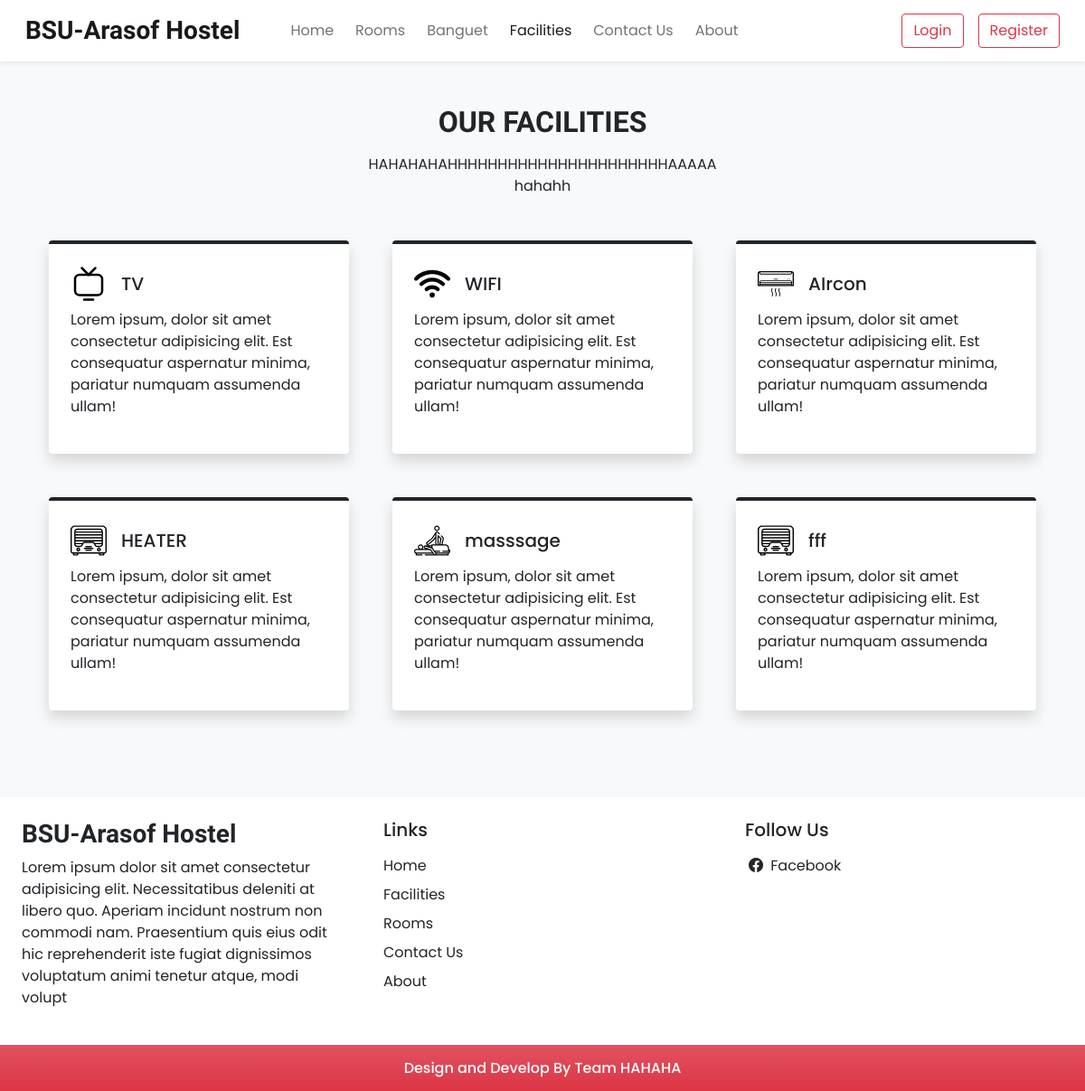
/facilities.php, run on an earlier commit of the app's database.
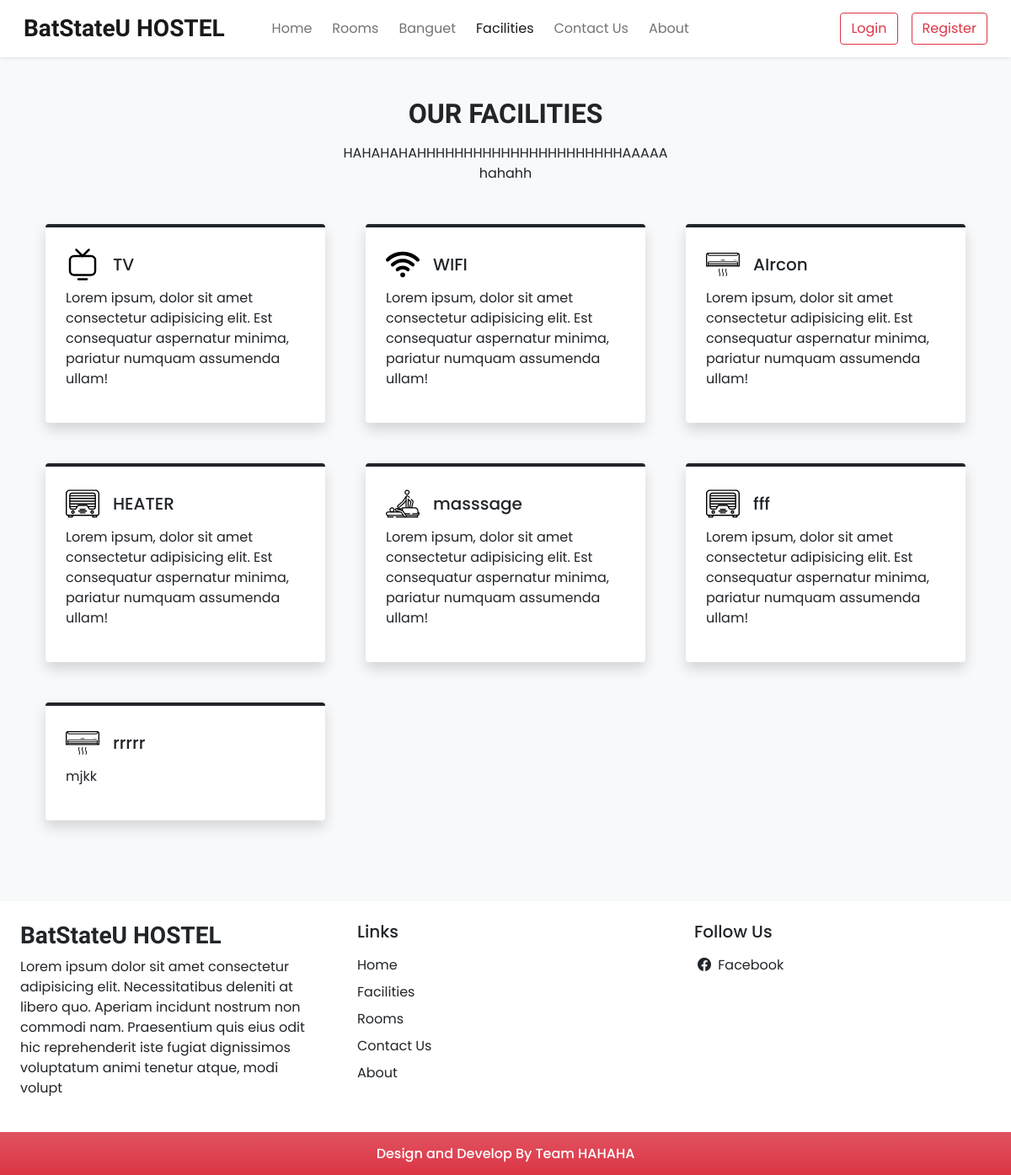
And on a later commit of the database.
### tables this page shows
CREATE TABLE `settings` (
  `sr_no` int(11) NOT NULL,
  `site_title` varchar(50) NOT NULL,
  `site_about` varchar(250) NOT NULL,
  `shutdown` tinyint(1) NOT NULL
);

CREATE TABLE `facilities` (
  `id` int(11) NOT NULL,
  `icon` varchar(100) NOT NULL,
  `name` varchar(50) NOT NULL,
  `description` varchar(250) NOT NULL
);

### admin/inc/db_config.php (called while the page is built, shortened)
<?php
    function selectAll($table)
    {
     $con = $GLOBALS['con'];
     $res = mysqli_query($con,"SELECT * FROM $table");
     return $res;
    }
     function select($sql,$values,$datatypes)
     {
       $con = $GLOBALS['con'];
       if ($stmt = mysqli_prepare($con,$sql)){
         mysqli_stmt_bind_param($stmt,$datatypes,...$values);
        if (mysqli_stmt_execute($stmt)){
            $res = mysqli_stmt_get_result($stmt);
            return $res;
        }
        else{
                    mysqli_stmt_close($stmt);
            die("Query not be executed - Select");
        }
       }
       else{
        die("Query not be prepared - Select");
       }
     }
?>

### facilities.php (the view, shortened to what the changed rows need)
<!DOCTYPE html>
<html lang="en">
<head>
 <?php require('inc/link.php');?>
</head>
<body class="bg-light">
   <?php require('inc/header.php');?>
   <div class="my-5 px-4">
      <h2 class="fw-bold h-font text-center">OUR  FACILITIES</h2>
   </div>
   <div class="container">
        <div class="row">
            <?php
              $res = selectAll('facilities');
              $path = FACILITIES_IMG_PATH;
              while($row = mysqli_fetch_assoc($res)) {
                echo <<<data
                    <div class="col-lg-4 col-md-6 mb-5 px-4">
                        <div class="bg-white rounded shadow p-4 border-top border-4 border-dark pop">
                            <div class="d-flex align-items-center mb-2">
                                <img src="$path$row[icon]" width="40px">
                                <h5 class="m-0 ms-3">$row[name]</h5>
                            </div>
                                <p>$row[description]</p>
                        </div>
                    </div>
               data;
            }
          ?>
        </div>
   </div>
    <?php require('inc/footer.php');?>
    </body>
</html>

### inc/header.php (shortened to what the changed rows need)
<nav id="nav-bar" class="navbar navbar-expand-lg navbar-light bg-white px-lg-3 py-lg-2 shadow-sm sticky-top">
        <div class="container-fluid">
            <a class="navbar-brand me-5 fw-bold fs-3 h-font" href="index.php"><?php echo $settings_r['site_title'] ?></a>
            <div class="collapse navbar-collapse" id="navbarSupportedContent">
            <ul class="navbar-nav me-auto mb-2 mb-lg-0">
            </ul>
            <div class="d-flex">
            </div>
            </div>
        </div>
</nav>

### inc/footer.php (shortened to what the changed rows need)
 <div class="container-fluid bg-white mt-5">
      <div class="row">
        <div class="col-lg-4 p-4">
           <h3 class="h-font fw-bold fs-3 mb-2"><?php echo $settings_r['site_title'] ?></h3>
           <p>
           <?php echo $settings_r['site_about'] ?>
           </p>
        </div>
      </div>
</div>

What changed in the data, as far as the page shows it:
changed settings: site_title "BSU-Arasof Hostel" → "BatStateU HOSTEL"
added facilities: icon (picture), name "rrrrr", description "mjkk"
